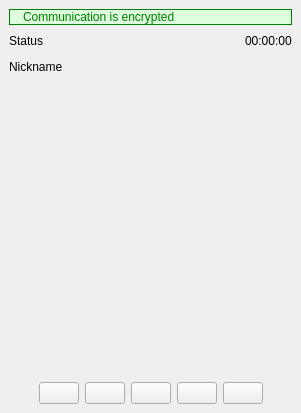
<ui version="4.0" >
 <class>PhoneCallWidget</class>
 <widget class="QWidget" name="PhoneCallWidget" >
  <property name="geometry" >
   <rect>
    <x>0</x>
    <y>0</y>
    <width>301</width>
    <height>413</height>
   </rect>
  </property>
  <layout class="QVBoxLayout" >
   <property name="margin" >
    <number>9</number>
   </property>
   <property name="spacing" >
    <number>6</number>
   </property>
   <item>
    <widget class="QFrame" name="encryptionFrame" >
     <property name="palette" >
      <palette>
       <active>
        <colorrole role="WindowText" >
         <brush brushstyle="SolidPattern" >
          <color alpha="255" >
           <red>0</red>
           <green>128</green>
           <blue>0</blue>
          </color>
         </brush>
        </colorrole>
        <colorrole role="Text" >
         <brush brushstyle="SolidPattern" >
          <color alpha="255" >
           <red>0</red>
           <green>128</green>
           <blue>0</blue>
          </color>
         </brush>
        </colorrole>
        <colorrole role="ButtonText" >
         <brush brushstyle="SolidPattern" >
          <color alpha="255" >
           <red>0</red>
           <green>128</green>
           <blue>0</blue>
          </color>
         </brush>
        </colorrole>
        <colorrole role="Base" >
         <brush brushstyle="SolidPattern" >
          <color alpha="255" >
           <red>255</red>
           <green>255</green>
           <blue>255</blue>
          </color>
         </brush>
        </colorrole>
        <colorrole role="Window" >
         <brush brushstyle="SolidPattern" >
          <color alpha="255" >
           <red>221</red>
           <green>255</green>
           <blue>221</blue>
          </color>
         </brush>
        </colorrole>
        <colorrole role="HighlightedText" >
         <brush brushstyle="SolidPattern" >
          <color alpha="255" >
           <red>0</red>
           <green>128</green>
           <blue>0</blue>
          </color>
         </brush>
        </colorrole>
       </active>
       <inactive>
        <colorrole role="WindowText" >
         <brush brushstyle="SolidPattern" >
          <color alpha="255" >
           <red>0</red>
           <green>128</green>
           <blue>0</blue>
          </color>
         </brush>
        </colorrole>
        <colorrole role="Text" >
         <brush brushstyle="SolidPattern" >
          <color alpha="255" >
           <red>0</red>
           <green>128</green>
           <blue>0</blue>
          </color>
         </brush>
        </colorrole>
        <colorrole role="ButtonText" >
         <brush brushstyle="SolidPattern" >
          <color alpha="255" >
           <red>0</red>
           <green>128</green>
           <blue>0</blue>
          </color>
         </brush>
        </colorrole>
        <colorrole role="Base" >
         <brush brushstyle="SolidPattern" >
          <color alpha="255" >
           <red>255</red>
           <green>255</green>
           <blue>255</blue>
          </color>
         </brush>
        </colorrole>
        <colorrole role="Window" >
         <brush brushstyle="SolidPattern" >
          <color alpha="255" >
           <red>221</red>
           <green>255</green>
           <blue>221</blue>
          </color>
         </brush>
        </colorrole>
        <colorrole role="HighlightedText" >
         <brush brushstyle="SolidPattern" >
          <color alpha="255" >
           <red>0</red>
           <green>128</green>
           <blue>0</blue>
          </color>
         </brush>
        </colorrole>
       </inactive>
       <disabled>
        <colorrole role="WindowText" >
         <brush brushstyle="SolidPattern" >
          <color alpha="255" >
           <red>127</red>
           <green>127</green>
           <blue>127</blue>
          </color>
         </brush>
        </colorrole>
        <colorrole role="Text" >
         <brush brushstyle="SolidPattern" >
          <color alpha="255" >
           <red>127</red>
           <green>127</green>
           <blue>127</blue>
          </color>
         </brush>
        </colorrole>
        <colorrole role="ButtonText" >
         <brush brushstyle="SolidPattern" >
          <color alpha="255" >
           <red>106</red>
           <green>104</green>
           <blue>100</blue>
          </color>
         </brush>
        </colorrole>
        <colorrole role="Base" >
         <brush brushstyle="SolidPattern" >
          <color alpha="255" >
           <red>221</red>
           <green>255</green>
           <blue>221</blue>
          </color>
         </brush>
        </colorrole>
        <colorrole role="Window" >
         <brush brushstyle="SolidPattern" >
          <color alpha="255" >
           <red>221</red>
           <green>255</green>
           <blue>221</blue>
          </color>
         </brush>
        </colorrole>
        <colorrole role="HighlightedText" >
         <brush brushstyle="SolidPattern" >
          <color alpha="255" >
           <red>0</red>
           <green>128</green>
           <blue>0</blue>
          </color>
         </brush>
        </colorrole>
       </disabled>
      </palette>
     </property>
     <property name="autoFillBackground" >
      <bool>true</bool>
     </property>
     <property name="frameShape" >
      <enum>QFrame::Box</enum>
     </property>
     <property name="frameShadow" >
      <enum>QFrame::Plain</enum>
     </property>
     <layout class="QHBoxLayout" >
      <property name="margin" >
       <number>0</number>
      </property>
      <property name="spacing" >
       <number>6</number>
      </property>
      <item>
       <widget class="QLabel" name="encryptionLabel" >
        <property name="sizePolicy" >
         <sizepolicy>
          <hsizetype>0</hsizetype>
          <vsizetype>0</vsizetype>
          <horstretch>0</horstretch>
          <verstretch>0</verstretch>
         </sizepolicy>
        </property>
        <property name="toolTip" >
         <string>Communication is encrypted</string>
        </property>
        <property name="text" >
         <string/>
        </property>
        <property name="pixmap" >
         <pixmap resource="../../../../resources/wengophone.qrc" >:/pics/phonecall/encryption.png</pixmap>
        </property>
        <property name="alignment" >
         <set>Qt::AlignLeading|Qt::AlignLeft|Qt::AlignTop</set>
        </property>
       </widget>
      </item>
      <item>
       <widget class="QLabel" name="label" >
        <property name="palette" >
         <palette>
          <active>
           <colorrole role="BrightText" >
            <brush brushstyle="SolidPattern" >
             <color alpha="255" >
              <red>0</red>
              <green>128</green>
              <blue>0</blue>
             </color>
            </brush>
           </colorrole>
          </active>
          <inactive>
           <colorrole role="BrightText" >
            <brush brushstyle="SolidPattern" >
             <color alpha="255" >
              <red>0</red>
              <green>128</green>
              <blue>0</blue>
             </color>
            </brush>
           </colorrole>
          </inactive>
          <disabled>
           <colorrole role="BrightText" >
            <brush brushstyle="SolidPattern" >
             <color alpha="255" >
              <red>0</red>
              <green>128</green>
              <blue>0</blue>
             </color>
            </brush>
           </colorrole>
          </disabled>
         </palette>
        </property>
        <property name="text" >
         <string>Communication is encrypted</string>
        </property>
       </widget>
      </item>
     </layout>
    </widget>
   </item>
   <item>
    <layout class="QHBoxLayout" >
     <property name="margin" >
      <number>0</number>
     </property>
     <property name="spacing" >
      <number>6</number>
     </property>
     <item>
      <widget class="QLabel" name="statusLabel" >
       <property name="sizePolicy" >
        <sizepolicy>
         <hsizetype>5</hsizetype>
         <vsizetype>0</vsizetype>
         <horstretch>0</horstretch>
         <verstretch>0</verstretch>
        </sizepolicy>
       </property>
       <property name="text" >
        <string>Status</string>
       </property>
       <property name="alignment" >
        <set>Qt::AlignRight|Qt::AlignTrailing|Qt::AlignVCenter</set>
       </property>
      </widget>
     </item>
     <item>
      <spacer>
       <property name="orientation" >
        <enum>Qt::Horizontal</enum>
       </property>
       <property name="sizeHint" >
        <size>
         <width>0</width>
         <height>20</height>
        </size>
       </property>
      </spacer>
     </item>
     <item>
      <widget class="QLabel" name="durationLabel" >
       <property name="text" >
        <string>00:00:00</string>
       </property>
      </widget>
     </item>
    </layout>
   </item>
   <item>
    <layout class="QHBoxLayout" >
     <property name="margin" >
      <number>0</number>
     </property>
     <property name="spacing" >
      <number>0</number>
     </property>
     <item>
      <widget class="QLabel" name="nickNameLabel" >
       <property name="sizePolicy" >
        <sizepolicy>
         <hsizetype>0</hsizetype>
         <vsizetype>0</vsizetype>
         <horstretch>0</horstretch>
         <verstretch>0</verstretch>
        </sizepolicy>
       </property>
       <property name="text" >
        <string>Nickname</string>
       </property>
       <property name="textFormat" >
        <enum>Qt::PlainText</enum>
       </property>
       <property name="alignment" >
        <set>Qt::AlignLeading|Qt::AlignLeft|Qt::AlignVCenter</set>
       </property>
       <property name="wordWrap" >
        <bool>true</bool>
       </property>
      </widget>
     </item>
     <item>
      <spacer>
       <property name="orientation" >
        <enum>Qt::Horizontal</enum>
       </property>
       <property name="sizeHint" >
        <size>
         <width>0</width>
         <height>20</height>
        </size>
       </property>
      </spacer>
     </item>
    </layout>
   </item>
   <item>
    <widget class="QStackedWidget" name="labelStack" >
     <property name="sizePolicy" >
      <sizepolicy>
       <hsizetype>7</hsizetype>
       <vsizetype>7</vsizetype>
       <horstretch>0</horstretch>
       <verstretch>0</verstretch>
      </sizepolicy>
     </property>
     <property name="frameShape" >
      <enum>QFrame::NoFrame</enum>
     </property>
     <property name="lineWidth" >
      <number>1</number>
     </property>
     <property name="currentIndex" >
      <number>0</number>
     </property>
     <widget class="QWidget" name="videoPage" >
      <layout class="QVBoxLayout" >
       <property name="margin" >
        <number>0</number>
       </property>
       <property name="spacing" >
        <number>0</number>
       </property>
       <item>
        <spacer>
         <property name="orientation" >
          <enum>Qt::Vertical</enum>
         </property>
         <property name="sizeType" >
          <enum>QSizePolicy::Expanding</enum>
         </property>
         <property name="sizeHint" >
          <size>
           <width>20</width>
           <height>40</height>
          </size>
         </property>
        </spacer>
       </item>
       <item>
        <widget class="WidgetRatioEnforcer" name="videoContainer" >
         <property name="sizePolicy" >
          <sizepolicy>
           <hsizetype>13</hsizetype>
           <vsizetype>13</vsizetype>
           <horstretch>0</horstretch>
           <verstretch>0</verstretch>
          </sizepolicy>
         </property>
        </widget>
       </item>
       <item>
        <spacer>
         <property name="orientation" >
          <enum>Qt::Vertical</enum>
         </property>
         <property name="sizeType" >
          <enum>QSizePolicy::Expanding</enum>
         </property>
         <property name="sizeHint" >
          <size>
           <width>20</width>
           <height>40</height>
          </size>
         </property>
        </spacer>
       </item>
      </layout>
     </widget>
     <widget class="QWidget" name="avatarPage" >
      <layout class="QVBoxLayout" >
       <property name="margin" >
        <number>0</number>
       </property>
       <property name="spacing" >
        <number>0</number>
       </property>
       <item>
        <spacer>
         <property name="orientation" >
          <enum>Qt::Vertical</enum>
         </property>
         <property name="sizeHint" >
          <size>
           <width>20</width>
           <height>40</height>
          </size>
         </property>
        </spacer>
       </item>
       <item>
        <layout class="QHBoxLayout" >
         <property name="margin" >
          <number>0</number>
         </property>
         <property name="spacing" >
          <number>6</number>
         </property>
         <item>
          <spacer>
           <property name="orientation" >
            <enum>Qt::Horizontal</enum>
           </property>
           <property name="sizeHint" >
            <size>
             <width>40</width>
             <height>20</height>
            </size>
           </property>
          </spacer>
         </item>
         <item>
          <widget class="QLabel" name="avatarLabel" >
           <property name="minimumSize" >
            <size>
             <width>50</width>
             <height>0</height>
            </size>
           </property>
           <property name="frameShape" >
            <enum>QFrame::NoFrame</enum>
           </property>
           <property name="text" >
            <string/>
           </property>
           <property name="alignment" >
            <set>Qt::AlignHCenter|Qt::AlignTop</set>
           </property>
          </widget>
         </item>
         <item>
          <spacer>
           <property name="orientation" >
            <enum>Qt::Horizontal</enum>
           </property>
           <property name="sizeHint" >
            <size>
             <width>40</width>
             <height>20</height>
            </size>
           </property>
          </spacer>
         </item>
        </layout>
       </item>
       <item>
        <spacer>
         <property name="orientation" >
          <enum>Qt::Vertical</enum>
         </property>
         <property name="sizeType" >
          <enum>QSizePolicy::Expanding</enum>
         </property>
         <property name="sizeHint" >
          <size>
           <width>20</width>
           <height>40</height>
          </size>
         </property>
        </spacer>
       </item>
      </layout>
     </widget>
    </widget>
   </item>
   <item>
    <widget class="QStackedWidget" name="buttonStack" >
     <property name="sizePolicy" >
      <sizepolicy>
       <hsizetype>5</hsizetype>
       <vsizetype>0</vsizetype>
       <horstretch>0</horstretch>
       <verstretch>0</verstretch>
      </sizepolicy>
     </property>
     <property name="currentIndex" >
      <number>1</number>
     </property>
     <widget class="QWidget" name="ringingPage" >
      <property name="sizePolicy" >
       <sizepolicy>
        <hsizetype>5</hsizetype>
        <vsizetype>1</vsizetype>
        <horstretch>0</horstretch>
        <verstretch>0</verstretch>
       </sizepolicy>
      </property>
      <layout class="QHBoxLayout" >
       <property name="margin" >
        <number>0</number>
       </property>
       <property name="spacing" >
        <number>6</number>
       </property>
       <item>
        <spacer>
         <property name="orientation" >
          <enum>Qt::Horizontal</enum>
         </property>
         <property name="sizeHint" >
          <size>
           <width>40</width>
           <height>20</height>
          </size>
         </property>
        </spacer>
       </item>
       <item>
        <widget class="QPushButton" name="acceptButton" >
         <property name="text" >
          <string>&amp;Accept</string>
         </property>
         <property name="icon" >
          <iconset resource="../../../../resources/wengophone.qrc" >:/pics/actions/accept-phone.png</iconset>
         </property>
         <property name="default" >
          <bool>true</bool>
         </property>
        </widget>
       </item>
       <item>
        <widget class="QPushButton" name="rejectButton" >
         <property name="text" >
          <string>&amp;Reject</string>
         </property>
         <property name="icon" >
          <iconset resource="../../../../resources/wengophone.qrc" >:/pics/actions/hangup-phone.png</iconset>
         </property>
        </widget>
       </item>
       <item>
        <spacer>
         <property name="orientation" >
          <enum>Qt::Horizontal</enum>
         </property>
         <property name="sizeHint" >
          <size>
           <width>40</width>
           <height>20</height>
          </size>
         </property>
        </spacer>
       </item>
      </layout>
     </widget>
     <widget class="QWidget" name="talkingPage" >
      <property name="sizePolicy" >
       <sizepolicy>
        <hsizetype>5</hsizetype>
        <vsizetype>1</vsizetype>
        <horstretch>0</horstretch>
        <verstretch>0</verstretch>
       </sizepolicy>
      </property>
      <layout class="QHBoxLayout" >
       <property name="margin" >
        <number>0</number>
       </property>
       <property name="spacing" >
        <number>6</number>
       </property>
       <item>
        <spacer>
         <property name="orientation" >
          <enum>Qt::Horizontal</enum>
         </property>
         <property name="sizeHint" >
          <size>
           <width>0</width>
           <height>20</height>
          </size>
         </property>
        </spacer>
       </item>
       <item>
        <widget class="QPushButton" name="hangupButton" >
         <property name="text" >
          <string/>
         </property>
         <property name="icon" >
          <iconset resource="../../../../resources/wengophone.qrc" >:/pics/actions/hangup-phone.png</iconset>
         </property>
        </widget>
       </item>
       <item>
        <widget class="QPushButton" name="holdButton" >
         <property name="text" >
          <string/>
         </property>
         <property name="icon" >
          <iconset resource="../../../../resources/wengophone.qrc" >:/pics/actions/hold-phone.png</iconset>
         </property>
        </widget>
       </item>
       <item>
        <widget class="QPushButton" name="addContactButton" >
         <property name="text" >
          <string/>
         </property>
         <property name="icon" >
          <iconset resource="../../../../resources/wengophone.qrc" >:/pics/actions/add-contact.png</iconset>
         </property>
        </widget>
       </item>
       <item>
        <widget class="QPushButton" name="dialpadButton" >
         <property name="toolTip" >
          <string>Dialpad</string>
         </property>
         <property name="text" >
          <string/>
         </property>
         <property name="icon" >
          <iconset resource="../../../../resources/wengophone.qrc" >:/pics/dialpad/dialpad.png</iconset>
         </property>
         <property name="checkable" >
          <bool>true</bool>
         </property>
        </widget>
       </item>
       <item>
        <widget class="QPushButton" name="smileysButton" >
         <property name="toolTip" >
          <string>Audio Smileys</string>
         </property>
         <property name="text" >
          <string/>
         </property>
         <property name="icon" >
          <iconset resource="../../../../resources/wengophone.qrc" >:/pics/dialpad/audiosmileys.png</iconset>
         </property>
         <property name="checkable" >
          <bool>true</bool>
         </property>
        </widget>
       </item>
       <item>
        <spacer>
         <property name="orientation" >
          <enum>Qt::Horizontal</enum>
         </property>
         <property name="sizeHint" >
          <size>
           <width>0</width>
           <height>20</height>
          </size>
         </property>
        </spacer>
       </item>
      </layout>
     </widget>
    </widget>
   </item>
  </layout>
 </widget>
 <customwidgets>
  <customwidget>
   <class>WidgetRatioEnforcer</class>
   <extends>QFrame</extends>
   <header>qtutil/WidgetRatioEnforcer.h</header>
  </customwidget>
 </customwidgets>
 <resources>
  <include location="../../../../resources/wengophone.qrc" />
 </resources>
 <connections/>
</ui>
